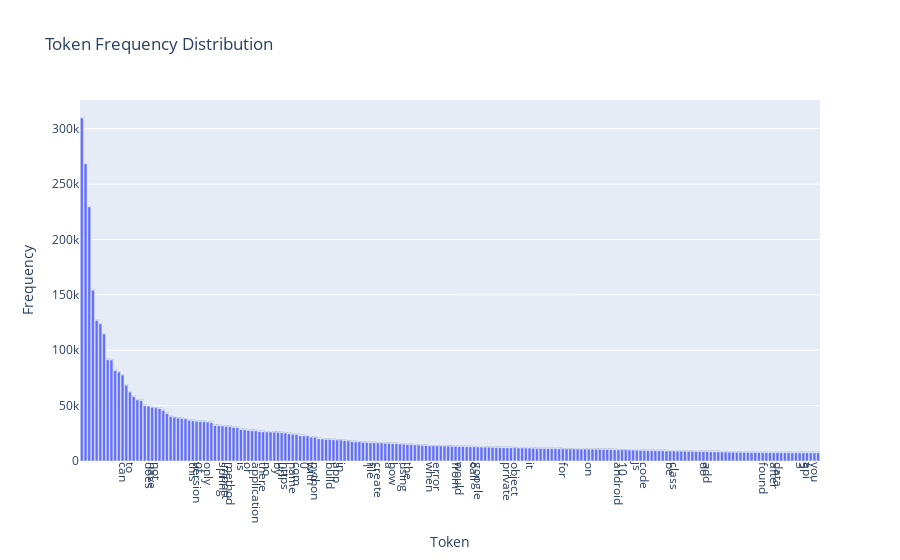

The notebook cell this image was saved under:
### Code cell
# Plot the distribution using Plotly

df = df_freq[:200]

fig = px.bar(df, x='Token', y='Frequency', labels={'Token': 'Token', 'Frequency': 'Frequency'},
             title='Token Frequency Distribution', text='Frequency')
fig.update_xaxes(tickangle=90, tickmode='array', tickvals=df.index, ticktext=df['Token'])

# Show the plot
fig.show()

### Figure 1 — Plotly figure (JSON) as saved in the notebook; plotly's stock layout.template omitted (floating-point values rounded to 4 significant figures; data arrays with more than 128 entries replaced by an {"elided": "..."} marker saying what was removed)
{"data": [{"alignmentgroup": "True", "hovertemplate": "Token=%{x}<br>Frequency=%{text}<extra></extra>", "legendgroup": "", "marker": {"color": "#636efa", "pattern": {"shape": ""}}, "name": "", "offsetgroup": "", "orientation": "v", "showlegend": false, "text": {"elided": "200 int values"}, "textposition": "auto", "type": "bar", "x": {"elided": "200 str values"}, "xaxis": "x", "y": {"elided": "200 int values"}, "yaxis": "y"}], "layout": {"barmode": "relative", "legend": {"tracegroupgap": 0}, "title": {"text": "Token Frequency Distribution"}, "xaxis": {"anchor": "y", "domain": [0, 1], "tickangle": 90, "tickmode": "array", "ticktext": {"elided": "200 str values"}, "tickvals": {"elided": "200 int values"}, "title": {"text": "Token"}}, "yaxis": {"anchor": "x", "domain": [0, 1], "title": {"text": "Frequency"}}}}
